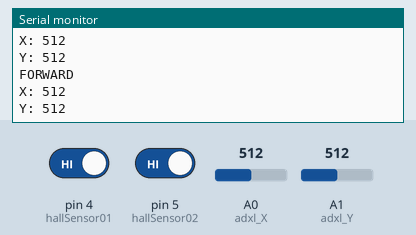
This sketch was run on a simulated Arduino Uno, built with avr-gcc and run on an emulated ATmega328P. Parts: the last lines printed to the serial monitor. The inputs (shaded band) are chosen by the test bench; at power-on: A1 (adxl_Y) = 512, A0 (adxl_X) = 512, pin 4 (hallSensor01) HIGH, pin 5 (hallSensor02) HIGH.

Above: at 2.8 s.
2.9 s: A1 (adxl_Y) set to 365
At 3.5 s:
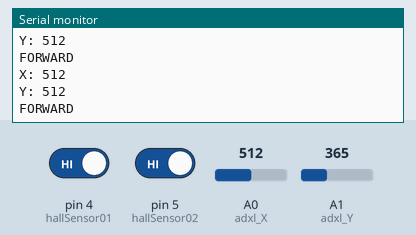
8.5 s: A0 (adxl_X) set to 365
At 9.5 s:
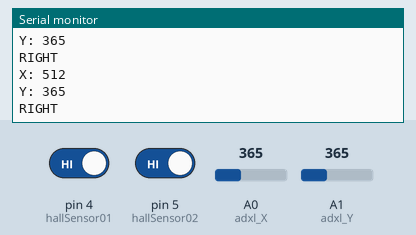
14.5 s: A0 (adxl_X) set to 310
At 15.4 s:
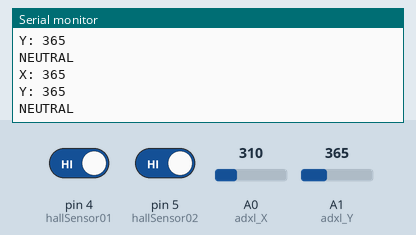
20.5 s: pin 4 (hallSensor01) driven LOW
25.5 s: A1 (adxl_Y) set to 385
At 26.34 s:
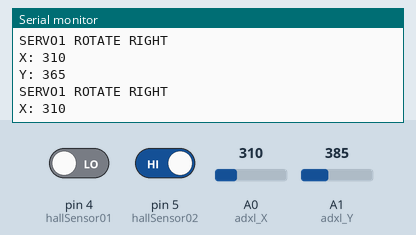
29.5 s: A1 (adxl_Y) set to 310
At 29.9 s:
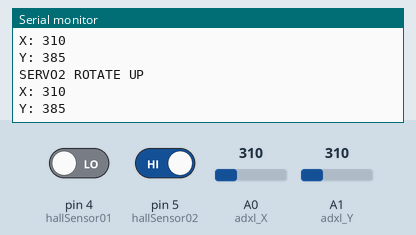
Timing chart, 0 to 32.5 s (numbered marks = the images above; inputs shaded):
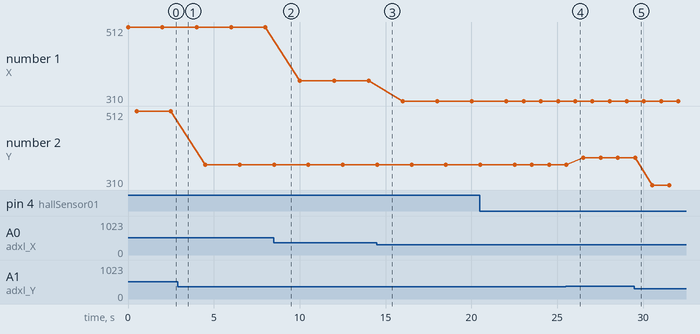

The sketch:

transmitter.ino.ino
```cpp
#include <SoftwareSerial.h>

// Bluetooth serial pins
SoftwareSerial myBluetooth(2, 3);  // RX, TX


// Pins for the Hall sensors and ADXL axes
const int hallSensor01 = 4;
const int hallSensor02 = 5;
const int adxl_X = A0;  // ADXL X-axis
const int adxl_Y = A1;  // ADXL Y-axis

// Variables to store sensor states
int hallSensor01State = 0;
int hallSensor02State = 0;
int adxl_X_Reading = 0;
int adxl_Y_Reading = 0;

void setup() {
  // Initialize pin modes
  pinMode(adxl_X, INPUT);
  pinMode(adxl_Y, INPUT);
  pinMode(hallSensor01, INPUT);
  pinMode(hallSensor02, INPUT);

  // Initialize serial communication
  myBluetooth.begin(9600);
  Serial.begin(9600);
}

void loop() {
  // Read the ADXL sensor values
  adxl_X_Reading = analogRead(adxl_X);
  adxl_Y_Reading = analogRead(adxl_Y);

  // Read the Hall sensor states
  hallSensor01State = digitalRead(hallSensor01);
  hallSensor02State = digitalRead(hallSensor02);

  // Debugging output to the serial monitor
  Serial.print("X: ");
  Serial.println(adxl_X_Reading);
  delay(500);
  Serial.print("Y: ");
  Serial.println(adxl_Y_Reading);
  delay(500);

  // Control logic based on sensor states and ADXL readings
  if (hallSensor01State == LOW) {
    if (adxl_Y_Reading >= 375) {
      myBluetooth.write("u");
      Serial.println("SERVO2 ROTATE UP");
    } else if (adxl_Y_Reading <= 320) {
      myBluetooth.write("d");
      Serial.println("SERVO2 ROTATE DOWN");
    } else if (adxl_X_Reading >= 375) {
      myBluetooth.write("r");
      Serial.println("SERVO1 ROTATE LEFT");
    } else if (adxl_X_Reading <= 315) {
      myBluetooth.write("l");
      Serial.println("SERVO1 ROTATE RIGHT");
    }
  } else if (hallSensor02State == LOW) {
    if (adxl_X_Reading <= 300) {
      myBluetooth.write("o");  // Open command
      Serial.println("SERVO3 OPEN CLIPPER");
    } else if (adxl_X_Reading >= 370) {
      myBluetooth.write("c");  // Close command
      Serial.println("SERVO3 CLOSE CLIPPER");
    }
  } else {
    if (adxl_Y_Reading >= 375) {
      myBluetooth.write("F");  // Forward command
      Serial.println("FORWARD");
    } else if (adxl_Y_Reading <= 320) {
      myBluetooth.write("B");  // Backward command
      Serial.println("BACKWARD");
    } else if (adxl_X_Reading >= 375) {
      myBluetooth.write("R");  // Right command
      Serial.println("RIGHT");
    } else if (adxl_X_Reading <= 315) {
      myBluetooth.write("L");  // Left command
      Serial.println("LEFT");
    }else{
      myBluetooth.write("N");  // Left command
      Serial.println("NEUTRAL");
    }
    delay(1000);
  }
}
```

Measured:
- plotted number 1: 365 → 310 after the input at 14.5 s
- plotted number 2: 512 → 365 after the input at 2.9 s, 365 → 385 after the input at 25.5 s
